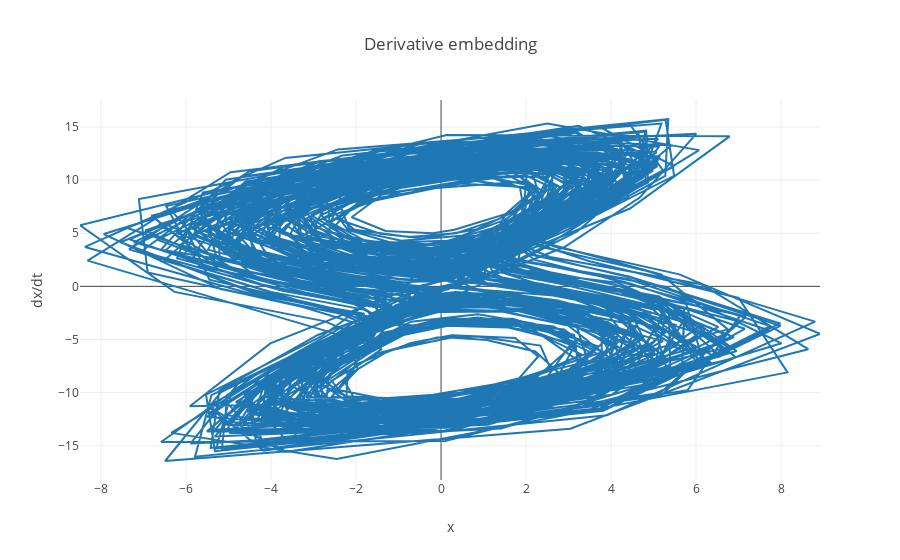

Notebook code cell kept with this figure:
### Code cell
a, b = derivative_embedding(ts1)

data = [
    go.Scatter(x=b, y=a),
]

figure = go.Figure(data=data, layout=go.Layout(
    title='Derivative embedding',
    showlegend=False,
    xaxis=dict(title='x'),
    yaxis=dict(title='dx/dt')
))

py.iplot(figure)

### Figure 1 — Plotly figure (JSON) as saved in the notebook; plotly's stock layout.template omitted (floating-point values rounded to 4 significant figures; data arrays with more than 128 entries replaced by an {"elided": "..."} marker saying what was removed)
{"data": [{"type": "scatter", "uid": "7a2bf2cd-97c1-443b-a3dc-4c0fa6d08fa8", "x": {"elided": "1999 float values"}, "y": {"elided": "1999 float values"}}], "layout": {"showlegend": false, "title": "Derivative embedding", "xaxis": {"title": "x"}, "yaxis": {"title": "dx/dt"}}}
